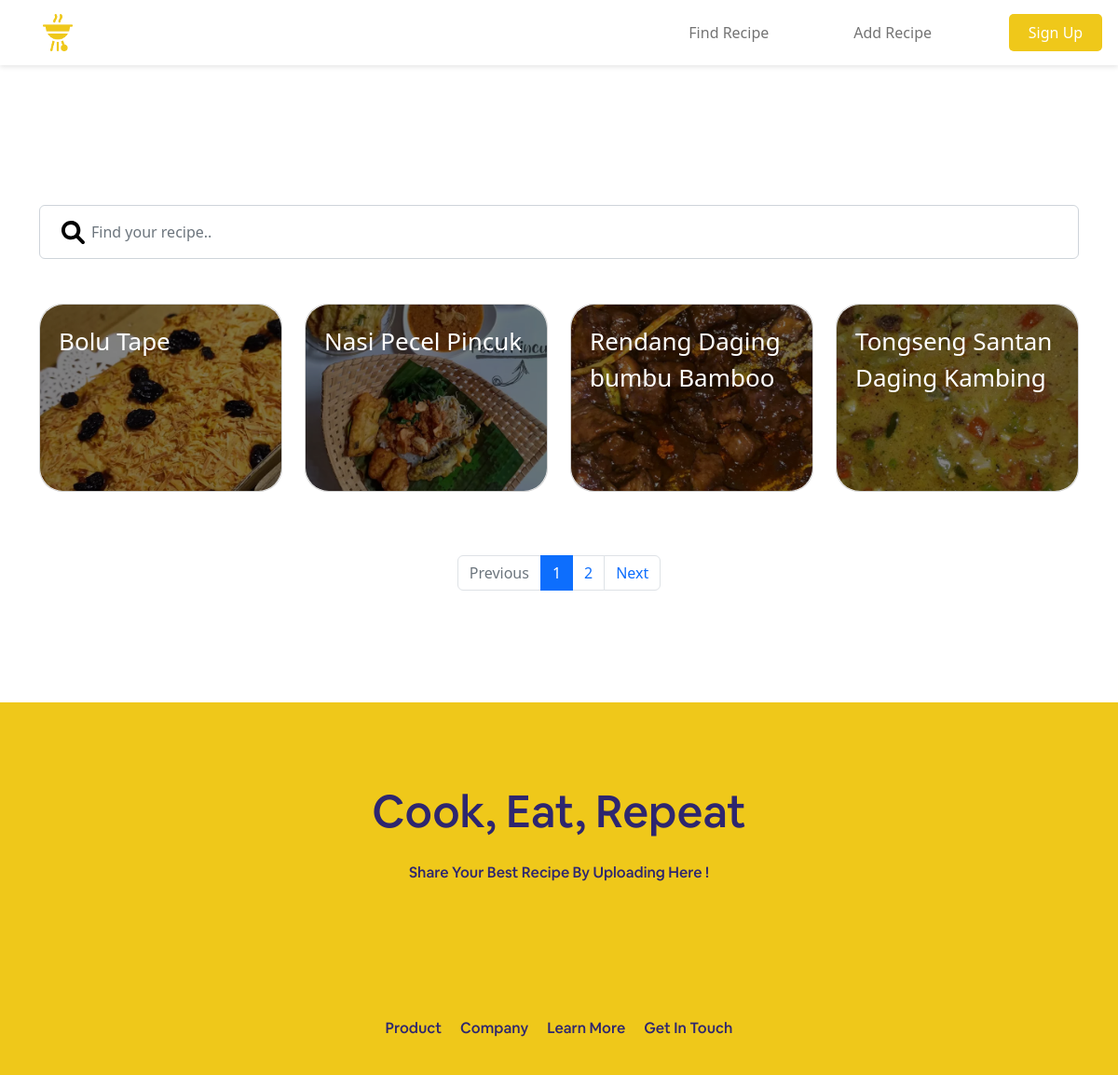
/List.php, run on the app's committed database.
### tables this page shows
CREATE TABLE `recipe` (
  `recipeId` int(255) NOT NULL,
  `authorId` int(255) NOT NULL,
  `title` varchar(255) NOT NULL,
  `photo` varchar(255) NOT NULL,
  `ingredients` text NOT NULL,
  `isActive` tinyint(1) NOT NULL DEFAULT 1,
  `categoryId` int(1) NOT NULL,
  `updateAt` timestamp NOT NULL DEFAULT current_timestamp(),
  `createdAt` timestamp NOT NULL DEFAULT current_timestamp()
);

### handler/DatabaseHandler.php (called while the page is built, shortened)
<?php
class DatabaseHandler
{
    private $conn;
    public function __construct()
    {
        $this->conn = mysqli_connect("localhost", "root", "", "masakin");
    }
    public function executeQuery($query)
    {
        $result = mysqli_query($this->conn, $query);
        return $result;
    }
}

### List.php (the view, shortened to what this page needs)
<?php
$page = 1;
?>
<!DOCTYPE html>
<html lang="en">
<head>
    <link rel="stylesheet" href="./assets/styles/navbar.css">
    <link rel="stylesheet" href="./assets/styles/footer.css">
    <link rel="stylesheet" href="./assets/styles/utility.css">
    <link rel="stylesheet" href="./assets/styles/bootstrap.min.css">
    <link rel="stylesheet" href="./assets/styles/profile.css" />
</head>
<body style="overflow-x:hidden;">
    <?php
    require_once("./components/navbar.php");
    ?>
    <div class="container" style="padding-top: 150px; margin-bottom:120px;">
        <div class="search w-100">
            <form class="search mx-auto mb-5" action="List.php" method="POST">
                <label class="px-4 py-3" style="position: absolute;" htmlFor="search">
                    <img class="image-card" src="./assets/icons/search.svg" style="width: 25px; height:25px;"></i>
                </label>
                <input style="padding-left: 55px !important;" type="search" name="search" class="form-control p-3" id="search" value="<?= isset($_POST["search"]) ? $_POST["search"] : "" ?>" placeholder="Find your recipe..">
            </form>
        </div>
        <div class="row list-recipe ">
            <?php
            require_once './handler/DatabaseHandler.php';
            $db = new DatabaseHandler();
            $limit = 4;
            $start = ($page - 1) * $limit;
            if (isset($_POST['search'])) {
                $search = htmlspecialchars($_POST['search']);
                $total = $db->executeQuery("SELECT COUNT(*) as total FROM recipe WHERE title LIKE '%$search%' AND  isActive = 1")->fetch_assoc()["total"];
                $total_page = ceil($total / $limit);
                $query = $db->executeQuery("SELECT * FROM recipe WHERE title LIKE '%$search%' AND isActive = 1 LIMIT $start, $limit");
            } else {
                $total = $db->executeQuery("SELECT COUNT(*) as total FROM recipe WHERE isActive = 1")->fetch_assoc()["total"];
                $total_page = ceil($total / $limit);
                $query = $db->executeQuery("SELECT * FROM recipe WHERE isActive = 1 ORDER BY recipeId DESC LIMIT $start, $limit");
            }
            if ($total > 0) {
                while ($row = $query->fetch_assoc()) {
                    echo '
                        <div class="col-md-3">
                        <a class="card" href="Detail.php?id=' . $row["recipeId"] . '">
                            <img class="image-card" src="./public/' . $row["photo"] . '" alt="Food Image" />
                            <p class="carousel-caption">' . $row["title"] . '</p>
                        </a>
                    </div>';
                }
            } else {
                echo '
                    <h2 class="w-100 text-center">No Recipe Found</h2>
                    ';
            }
            ?>
            <nav aria-label="Page navigation example" class="w-100 mt-5" style="display: flex; justify-content:center;">
                <ul class="pagination">
                    <?php
                    if ($page > 1) {
                        echo '<li class="page-item"><a class="page-link" href="List.php?page=' . ($page - 1) . '">Previous</a></li>';
                    } else {
                        echo '<li class="page-item disabled"><a class="page-link" href="List.php?page=' . ($page) . '">Previous</a></li>';
                    }
                    for ($i = 1; $i <= $total_page; $i++) {
                        if ($i == $page) {
                            echo '<li class="page-item active"><a class="page-link" href="List.php?page=' . $i . '">' . $i . '</a></li>';
                        } else {
                            echo '<li class="page-item"><a class="page-link" href="List.php?page=' . $i . '">' . $i . '</a></li>';
                        }
                    }
                    if ($page < $total_page) {
                        echo '<li class="page-item"><a class="page-link" href="List.php?page=' . ($page + 1) . '">Next</a></li>';
                    } else {
                        echo '<li class="page-item disabled"><a class="page-link" href="List.php?page=' . ($page) . '">Next</a></li>';
                    }
                    ?>
                </ul>
            </nav>
        </div>
    </div>
    <?php
    require_once("./components/footer.php");
    ?>
</body>
</html>

### assets/styles/profile.css (style rules this page uses)
body { margin: 0px; padding: 0px; }
ul { list-style: none; margin: 0px; padding: 0px; }
.container .list-recipe { margin-bottom: 25px; }
.carousel-caption { font-size: 26px; font-weight: 500; width: 90%; text-align: left; left: 20px; top: 0; color: #FFF; }
.card { margin-bottom: 20px; border-radius: 25px; color: #FFF; position: relative; }
.card img { height: 200px; width: 100%; border-radius: 25px; object-fit: cover; object-position: top center; filter: brightness(0.5); }

### data on the page
recipe: photo (picture), title "Bolu Tape"
recipe: photo (picture), title "Nasi Pecel Pincuk"
recipe: photo (picture), title "Rendang Daging bumbu Bamboo"
recipe: photo (picture), title "Tongseng Santan Daging Kambing"
